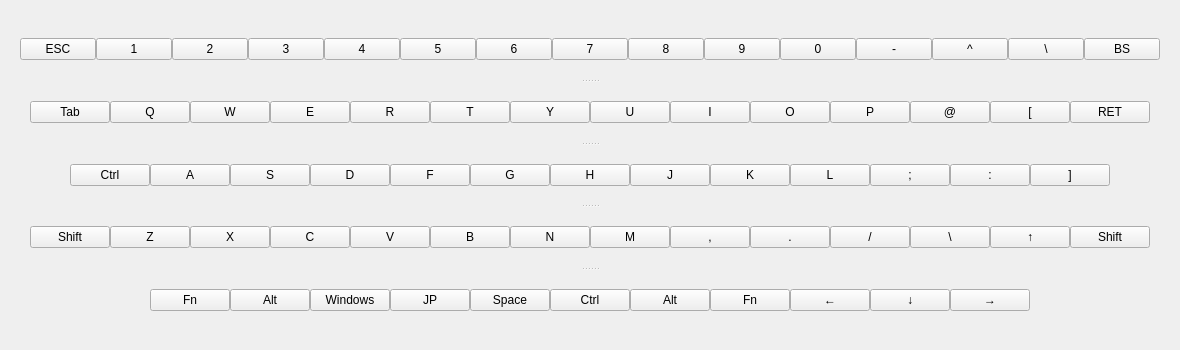
<?xml version="1.0" encoding="UTF-8"?>
<ui version="4.0">
 <class>SoftwareKeyboard</class>
 <widget class="QWidget" name="SoftwareKeyboard">
  <property name="geometry">
   <rect>
    <x>0</x>
    <y>0</y>
    <width>1180</width>
    <height>350</height>
   </rect>
  </property>
  <property name="windowTitle">
   <string notr="true">Form</string>
  </property>
  <property name="autoFillBackground">
   <bool>false</bool>
  </property>
  <widget class="QSplitter" name="splitter">
   <property name="geometry">
    <rect>
     <x>20</x>
     <y>20</y>
     <width>1140</width>
     <height>310</height>
    </rect>
   </property>
   <property name="orientation">
    <enum>Qt::Vertical</enum>
   </property>
   <widget class="QWidget" name="horizontalLayoutWidget_1">
    <layout class="QHBoxLayout" name="horizontalLayout_1">
     <property name="spacing">
      <number>0</number>
     </property>
     <property name="sizeConstraint">
      <enum>QLayout::SetDefaultConstraint</enum>
     </property>
     <item>
      <spacer name="horizontalSpacer_1">
       <property name="orientation">
        <enum>Qt::Horizontal</enum>
       </property>
       <property name="sizeHint" stdset="0">
        <size>
         <width>40</width>
         <height>20</height>
        </size>
       </property>
      </spacer>
     </item>
     <item>
      <widget class="QPushButton" name="pushButton_1">
       <property name="text">
        <string notr="true">ESC</string>
       </property>
      </widget>
     </item>
     <item>
      <widget class="QPushButton" name="pushButton_2">
       <property name="text">
        <string notr="true">1</string>
       </property>
      </widget>
     </item>
     <item>
      <widget class="QPushButton" name="pushButton_3">
       <property name="text">
        <string notr="true">2</string>
       </property>
      </widget>
     </item>
     <item>
      <widget class="QPushButton" name="pushButton_4">
       <property name="text">
        <string notr="true">3</string>
       </property>
      </widget>
     </item>
     <item>
      <widget class="QPushButton" name="pushButton_5">
       <property name="text">
        <string notr="true">4</string>
       </property>
      </widget>
     </item>
     <item>
      <widget class="QPushButton" name="pushButton_6">
       <property name="text">
        <string notr="true">5</string>
       </property>
      </widget>
     </item>
     <item>
      <widget class="QPushButton" name="pushButton_7">
       <property name="text">
        <string notr="true">6</string>
       </property>
      </widget>
     </item>
     <item>
      <widget class="QPushButton" name="pushButton_8">
       <property name="text">
        <string notr="true">7</string>
       </property>
      </widget>
     </item>
     <item>
      <widget class="QPushButton" name="pushButton_9">
       <property name="text">
        <string notr="true">8</string>
       </property>
      </widget>
     </item>
     <item>
      <widget class="QPushButton" name="pushButton_10">
       <property name="text">
        <string notr="true">9</string>
       </property>
      </widget>
     </item>
     <item>
      <widget class="QPushButton" name="pushButton_11">
       <property name="text">
        <string notr="true">0</string>
       </property>
      </widget>
     </item>
     <item>
      <widget class="QPushButton" name="pushButton_12">
       <property name="text">
        <string notr="true">-</string>
       </property>
      </widget>
     </item>
     <item>
      <widget class="QPushButton" name="pushButton_13">
       <property name="text">
        <string notr="true">^</string>
       </property>
      </widget>
     </item>
     <item>
      <widget class="QPushButton" name="pushButton_14">
       <property name="text">
        <string notr="true">\</string>
       </property>
      </widget>
     </item>
     <item>
      <widget class="QPushButton" name="pushButton_15">
       <property name="text">
        <string notr="true">BS</string>
       </property>
      </widget>
     </item>
     <item>
      <spacer name="horizontalSpacer_2">
       <property name="orientation">
        <enum>Qt::Horizontal</enum>
       </property>
       <property name="sizeHint" stdset="0">
        <size>
         <width>40</width>
         <height>20</height>
        </size>
       </property>
      </spacer>
     </item>
    </layout>
   </widget>
   <widget class="QWidget" name="horizontalLayoutWidget_2">
    <layout class="QHBoxLayout" name="horizontalLayout_2">
     <property name="spacing">
      <number>0</number>
     </property>
     <property name="sizeConstraint">
      <enum>QLayout::SetDefaultConstraint</enum>
     </property>
     <item>
      <spacer name="horizontalSpacer_3">
       <property name="orientation">
        <enum>Qt::Horizontal</enum>
       </property>
       <property name="sizeHint" stdset="0">
        <size>
         <width>40</width>
         <height>20</height>
        </size>
       </property>
      </spacer>
     </item>
     <item>
      <widget class="QPushButton" name="pushButton_16">
       <property name="text">
        <string notr="true">Tab</string>
       </property>
      </widget>
     </item>
     <item>
      <widget class="QPushButton" name="pushButton_17">
       <property name="text">
        <string notr="true">Q</string>
       </property>
      </widget>
     </item>
     <item>
      <widget class="QPushButton" name="pushButton_18">
       <property name="text">
        <string notr="true">W</string>
       </property>
      </widget>
     </item>
     <item>
      <widget class="QPushButton" name="pushButton_19">
       <property name="text">
        <string notr="true">E</string>
       </property>
      </widget>
     </item>
     <item>
      <widget class="QPushButton" name="pushButton_20">
       <property name="text">
        <string notr="true">R</string>
       </property>
      </widget>
     </item>
     <item>
      <widget class="QPushButton" name="pushButton_21">
       <property name="text">
        <string notr="true">T</string>
       </property>
      </widget>
     </item>
     <item>
      <widget class="QPushButton" name="pushButton_22">
       <property name="text">
        <string notr="true">Y</string>
       </property>
      </widget>
     </item>
     <item>
      <widget class="QPushButton" name="pushButton_23">
       <property name="text">
        <string notr="true">U</string>
       </property>
      </widget>
     </item>
     <item>
      <widget class="QPushButton" name="pushButton_24">
       <property name="text">
        <string notr="true">I</string>
       </property>
      </widget>
     </item>
     <item>
      <widget class="QPushButton" name="pushButton_25">
       <property name="text">
        <string notr="true">O</string>
       </property>
      </widget>
     </item>
     <item>
      <widget class="QPushButton" name="pushButton_26">
       <property name="text">
        <string notr="true">P</string>
       </property>
      </widget>
     </item>
     <item>
      <widget class="QPushButton" name="pushButton_27">
       <property name="text">
        <string notr="true">@</string>
       </property>
      </widget>
     </item>
     <item>
      <widget class="QPushButton" name="pushButton_28">
       <property name="text">
        <string notr="true">[</string>
       </property>
      </widget>
     </item>
     <item>
      <widget class="QPushButton" name="pushButton_29">
       <property name="text">
        <string notr="true">RET</string>
       </property>
      </widget>
     </item>
     <item>
      <spacer name="horizontalSpacer_4">
       <property name="orientation">
        <enum>Qt::Horizontal</enum>
       </property>
       <property name="sizeHint" stdset="0">
        <size>
         <width>40</width>
         <height>20</height>
        </size>
       </property>
      </spacer>
     </item>
    </layout>
   </widget>
   <widget class="QWidget" name="horizontalLayoutWidget_3">
    <layout class="QHBoxLayout" name="horizontalLayout_3">
     <property name="spacing">
      <number>0</number>
     </property>
     <property name="sizeConstraint">
      <enum>QLayout::SetDefaultConstraint</enum>
     </property>
     <item>
      <spacer name="horizontalSpacer_5">
       <property name="orientation">
        <enum>Qt::Horizontal</enum>
       </property>
       <property name="sizeHint" stdset="0">
        <size>
         <width>40</width>
         <height>20</height>
        </size>
       </property>
      </spacer>
     </item>
     <item>
      <widget class="QPushButton" name="pushButton_30">
       <property name="text">
        <string notr="true">Ctrl</string>
       </property>
      </widget>
     </item>
     <item>
      <widget class="QPushButton" name="pushButton_31">
       <property name="text">
        <string notr="true">A</string>
       </property>
      </widget>
     </item>
     <item>
      <widget class="QPushButton" name="pushButton_32">
       <property name="text">
        <string notr="true">S</string>
       </property>
      </widget>
     </item>
     <item>
      <widget class="QPushButton" name="pushButton_33">
       <property name="text">
        <string notr="true">D</string>
       </property>
      </widget>
     </item>
     <item>
      <widget class="QPushButton" name="pushButton_34">
       <property name="text">
        <string notr="true">F</string>
       </property>
      </widget>
     </item>
     <item>
      <widget class="QPushButton" name="pushButton_35">
       <property name="text">
        <string notr="true">G</string>
       </property>
      </widget>
     </item>
     <item>
      <widget class="QPushButton" name="pushButton_36">
       <property name="text">
        <string notr="true">H</string>
       </property>
      </widget>
     </item>
     <item>
      <widget class="QPushButton" name="pushButton_37">
       <property name="text">
        <string notr="true">J</string>
       </property>
      </widget>
     </item>
     <item>
      <widget class="QPushButton" name="pushButton_38">
       <property name="text">
        <string notr="true">K</string>
       </property>
      </widget>
     </item>
     <item>
      <widget class="QPushButton" name="pushButton_39">
       <property name="text">
        <string notr="true">L</string>
       </property>
      </widget>
     </item>
     <item>
      <widget class="QPushButton" name="pushButton_40">
       <property name="text">
        <string notr="true">;</string>
       </property>
      </widget>
     </item>
     <item>
      <widget class="QPushButton" name="pushButton_41">
       <property name="text">
        <string notr="true">:</string>
       </property>
      </widget>
     </item>
     <item>
      <widget class="QPushButton" name="pushButton_42">
       <property name="text">
        <string notr="true">]</string>
       </property>
      </widget>
     </item>
     <item>
      <spacer name="horizontalSpacer_6">
       <property name="orientation">
        <enum>Qt::Horizontal</enum>
       </property>
       <property name="sizeHint" stdset="0">
        <size>
         <width>40</width>
         <height>20</height>
        </size>
       </property>
      </spacer>
     </item>
    </layout>
   </widget>
   <widget class="QWidget" name="horizontalLayoutWidget_4">
    <layout class="QHBoxLayout" name="horizontalLayout_4">
     <property name="spacing">
      <number>0</number>
     </property>
     <property name="sizeConstraint">
      <enum>QLayout::SetDefaultConstraint</enum>
     </property>
     <item>
      <spacer name="horizontalSpacer_7">
       <property name="orientation">
        <enum>Qt::Horizontal</enum>
       </property>
       <property name="sizeHint" stdset="0">
        <size>
         <width>40</width>
         <height>20</height>
        </size>
       </property>
      </spacer>
     </item>
     <item>
      <widget class="QPushButton" name="pushButton_43">
       <property name="text">
        <string notr="true">Shift</string>
       </property>
      </widget>
     </item>
     <item>
      <widget class="QPushButton" name="pushButton_44">
       <property name="text">
        <string notr="true">Z</string>
       </property>
      </widget>
     </item>
     <item>
      <widget class="QPushButton" name="pushButton_45">
       <property name="text">
        <string notr="true">X</string>
       </property>
      </widget>
     </item>
     <item>
      <widget class="QPushButton" name="pushButton_46">
       <property name="text">
        <string notr="true">C</string>
       </property>
      </widget>
     </item>
     <item>
      <widget class="QPushButton" name="pushButton_47">
       <property name="text">
        <string notr="true">V</string>
       </property>
      </widget>
     </item>
     <item>
      <widget class="QPushButton" name="pushButton_48">
       <property name="text">
        <string notr="true">B</string>
       </property>
      </widget>
     </item>
     <item>
      <widget class="QPushButton" name="pushButton_49">
       <property name="text">
        <string notr="true">N</string>
       </property>
      </widget>
     </item>
     <item>
      <widget class="QPushButton" name="pushButton_50">
       <property name="text">
        <string notr="true">M</string>
       </property>
      </widget>
     </item>
     <item>
      <widget class="QPushButton" name="pushButton_51">
       <property name="text">
        <string notr="true">,</string>
       </property>
      </widget>
     </item>
     <item>
      <widget class="QPushButton" name="pushButton_52">
       <property name="text">
        <string notr="true">.</string>
       </property>
      </widget>
     </item>
     <item>
      <widget class="QPushButton" name="pushButton_53">
       <property name="text">
        <string notr="true">/</string>
       </property>
      </widget>
     </item>
     <item>
      <widget class="QPushButton" name="pushButton_54">
       <property name="text">
        <string notr="true">\</string>
       </property>
      </widget>
     </item>
     <item>
      <widget class="QPushButton" name="pushButton_55">
       <property name="text">
        <string notr="true">↑</string>
       </property>
      </widget>
     </item>
     <item>
      <widget class="QPushButton" name="pushButton_56">
       <property name="text">
        <string notr="true">Shift</string>
       </property>
      </widget>
     </item>
     <item>
      <spacer name="horizontalSpacer_8">
       <property name="orientation">
        <enum>Qt::Horizontal</enum>
       </property>
       <property name="sizeHint" stdset="0">
        <size>
         <width>40</width>
         <height>20</height>
        </size>
       </property>
      </spacer>
     </item>
    </layout>
   </widget>
   <widget class="QWidget" name="horizontalLayoutWidget_5">
    <layout class="QHBoxLayout" name="horizontalLayout_5">
     <property name="spacing">
      <number>0</number>
     </property>
     <property name="sizeConstraint">
      <enum>QLayout::SetDefaultConstraint</enum>
     </property>
     <item>
      <spacer name="horizontalSpacer_9">
       <property name="orientation">
        <enum>Qt::Horizontal</enum>
       </property>
       <property name="sizeHint" stdset="0">
        <size>
         <width>40</width>
         <height>20</height>
        </size>
       </property>
      </spacer>
     </item>
     <item>
      <widget class="QPushButton" name="pushButton_57">
       <property name="text">
        <string notr="true">Fn</string>
       </property>
      </widget>
     </item>
     <item>
      <widget class="QPushButton" name="pushButton_58">
       <property name="text">
        <string notr="true">Alt</string>
       </property>
      </widget>
     </item>
     <item>
      <widget class="QPushButton" name="pushButton_59">
       <property name="text">
        <string notr="true">Windows</string>
       </property>
      </widget>
     </item>
     <item>
      <widget class="QPushButton" name="pushButton_60">
       <property name="text">
        <string notr="true">JP</string>
       </property>
      </widget>
     </item>
     <item>
      <widget class="QPushButton" name="pushButton_61">
       <property name="text">
        <string notr="true">Space</string>
       </property>
      </widget>
     </item>
     <item>
      <widget class="QPushButton" name="pushButton_62">
       <property name="text">
        <string notr="true">Ctrl</string>
       </property>
      </widget>
     </item>
     <item>
      <widget class="QPushButton" name="pushButton_63">
       <property name="text">
        <string notr="true">Alt</string>
       </property>
      </widget>
     </item>
     <item>
      <widget class="QPushButton" name="pushButton_64">
       <property name="text">
        <string notr="true">Fn</string>
       </property>
      </widget>
     </item>
     <item>
      <widget class="QPushButton" name="pushButton_65">
       <property name="text">
        <string notr="true">←</string>
       </property>
      </widget>
     </item>
     <item>
      <widget class="QPushButton" name="pushButton_66">
       <property name="text">
        <string notr="true">↓</string>
       </property>
      </widget>
     </item>
     <item>
      <widget class="QPushButton" name="pushButton_67">
       <property name="text">
        <string notr="true">→</string>
       </property>
      </widget>
     </item>
     <item>
      <spacer name="horizontalSpacer_10">
       <property name="orientation">
        <enum>Qt::Horizontal</enum>
       </property>
       <property name="sizeHint" stdset="0">
        <size>
         <width>40</width>
         <height>20</height>
        </size>
       </property>
      </spacer>
     </item>
    </layout>
   </widget>
  </widget>
 </widget>
 <resources/>
 <connections/>
</ui>
